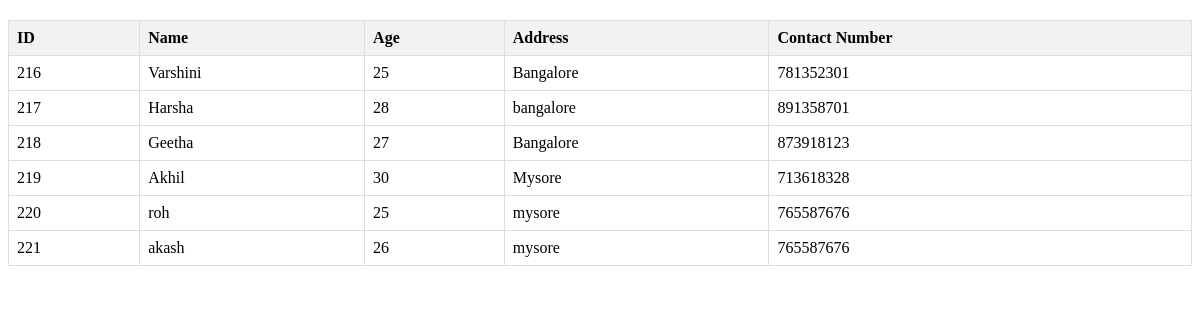
/viewpass.php, run on the app's committed database.
### tables this page shows
CREATE TABLE `passenger` (
  `p_id` int(3) NOT NULL,
  `Name` varchar(15) NOT NULL,
  `age` int(2) NOT NULL,
  `address` varchar(20) NOT NULL,
  `contact_number` int(11) NOT NULL
);

### viewpass.php (the view, shortened to what this page needs)
<html lang="en">
<head>
</head>
<body>
<?php
$conn = mysqli_connect('localhost','root','','bus');
$sql = "SELECT * FROM passenger";
$result = $conn->query($sql);
if ($result->num_rows > 0) {
    echo "<table>";
    echo "<tr><th>ID</th><th>Name</th><th>Age</th><th>Address</th><th>Contact Number</th></tr>";
    while ($row = $result->fetch_assoc()) {
        echo "<tr>";
        echo "<td>" . $row['p_id'] . "</td>";
        echo "<td>" . $row['Name'] . "</td>";
        echo "<td> ". $row['age'] . "</td>";
        echo "<td>" . $row['address'] . "</td>";
        echo "<td>" . $row['contact_number'] . "</td>";
        echo "</tr>";
    }
    echo "</table>";
} else {
    echo "No passengers found in the database.";
}
?>
</body>
</html

### viewpass.php (style rules this page uses)
table { width: 100%; border-collapse: collapse; margin-top: 20px; }
th, td { border: 1px solid #ddd; padding: 8px; text-align: left; }
th { background-color: #f2f2f2; }

### data on the page
passenger: p_id "216", Name "Varshini", age "25", address "Bangalore", contact_number "781352301"
passenger: p_id "217", Name "Harsha", age "28", address "bangalore", contact_number "891358701"
passenger: p_id "218", Name "Geetha", age "27", address "Bangalore", contact_number "873918123"
passenger: p_id "219", Name "Akhil", age "30", address "Mysore", contact_number "713618328"
passenger: p_id "220", Name "roh", age "25", address "mysore", contact_number "765587676"
passenger: p_id "221", Name "akash", age "26", address "mysore", contact_number "765587676"
